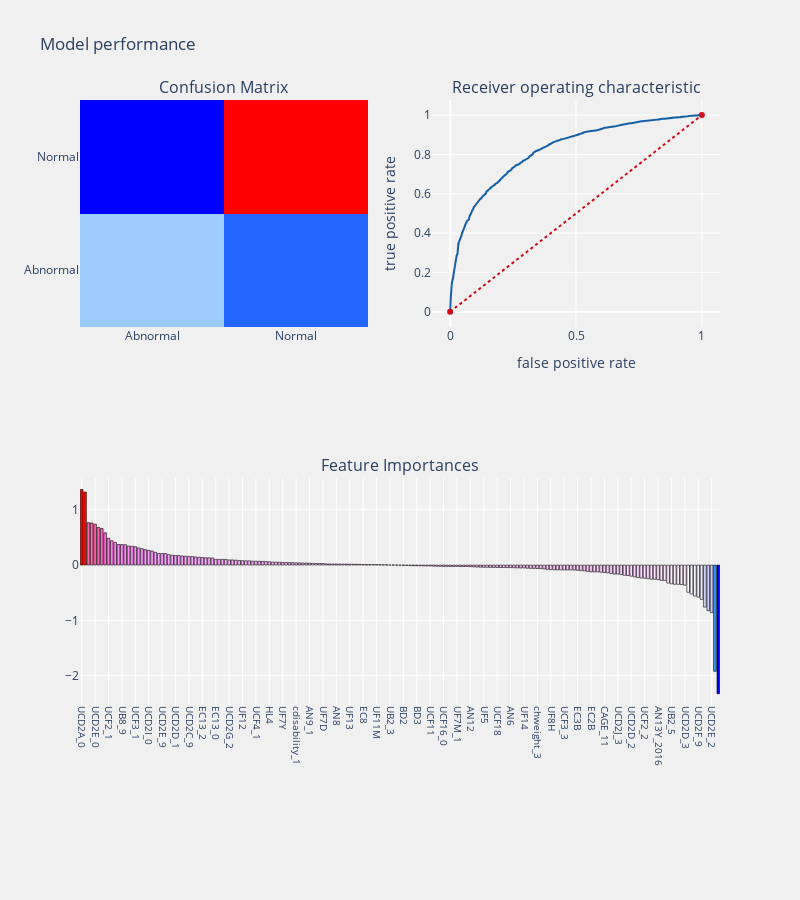

Write notebook code for a chart like this one.
### Code cell
logit  = LogisticRegression(C=1.0, class_weight=None, dual=False, fit_intercept=True,
          intercept_scaling=1, max_iter=100, multi_class='ovr', n_jobs=1,
          penalty='l2', random_state=None, solver='liblinear', tol=0.0001,
          verbose=0, warm_start=False)
child_behavior_prediction(logit,train_X,test_X,
                             train_Y,test_Y,cols,"coefficients",threshold_plot = True)

### Figure 1 — Plotly figure (JSON) as saved in the notebook; plotly's stock layout.template omitted (floating-point values rounded to 4 significant figures; data arrays with more than 128 entries replaced by an {"elided": "..."} marker saying what was removed)
{"data": [{"colorscale": [[0, "rgb(0,0,255)"], [0.1, "rgb(51,153,255)"], [0.2, "rgb(102,204,255)"], [0.3, "rgb(153,204,255)"], [0.4, "rgb(204,204,255)"], [0.5, "rgb(255,255,255)"], [0.6, "rgb(255,204,255)"], [0.7, "rgb(255,153,255)"], [0.8, "rgb(255,102,204)"], [0.9, "rgb(255,102,102)"], [1, "rgb(255,0,0)"]], "name": "matrix", "showscale": false, "type": "heatmap", "x": ["Abnormal", "Normal"], "xaxis": "x", "y": ["Abnormal", "Normal"], "yaxis": "y", "z": [[1492, 856], [679, 3339]]}, {"line": {"color": "rgb(22, 96, 167)", "width": 2}, "name": "Roc : 0.7332224326137152", "type": "scatter", "x": {"elided": "2058 float values"}, "xaxis": "x2", "y": {"elided": "2058 float values"}, "yaxis": "y2"}, {"line": {"color": "rgb(205, 12, 24)", "dash": "dot", "width": 2}, "type": "scatter", "x": [0, 1], "xaxis": "x2", "y": [0, 1], "yaxis": "y2"}, {"marker": {"color": {"elided": "191 float values"}, "colorscale": [[0, "rgb(0,0,255)"], [0.1, "rgb(51,153,255)"], [0.2, "rgb(102,204,255)"], [0.3, "rgb(153,204,255)"], [0.4, "rgb(204,204,255)"], [0.5, "rgb(255,255,255)"], [0.6, "rgb(255,204,255)"], [0.7, "rgb(255,153,255)"], [0.8, "rgb(255,102,204)"], [0.9, "rgb(255,102,102)"], [1, "rgb(255,0,0)"]], "line": {"color": "black", "width": 0.6}}, "name": "coefficients", "type": "bar", "x": {"elided": "191 str values"}, "xaxis": "x3", "y": {"elided": "191 float values"}, "yaxis": "y3"}], "layout": {"annotations": [{"font": {"size": 16}, "showarrow": false, "text": "Confusion Matrix", "x": 0.225, "xanchor": "center", "xref": "paper", "y": 1, "yanchor": "bottom", "yref": "paper"}, {"font": {"size": 16}, "showarrow": false, "text": "Receiver operating characteristic", "x": 0.775, "xanchor": "center", "xref": "paper", "y": 1, "yanchor": "bottom", "yref": "paper"}, {"font": {"size": 16}, "showarrow": false, "text": "Feature Importances", "x": 0.5, "xanchor": "center", "xref": "paper", "y": 0.375, "yanchor": "bottom", "yref": "paper"}], "autosize": false, "height": 900, "margin": {"b": 195}, "paper_bgcolor": "rgba(240,240,240, 0.95)", "plot_bgcolor": "rgba(240,240,240, 0.95)", "showlegend": false, "title": {"text": "Model performance"}, "width": 800, "xaxis": {"anchor": "y", "domain": [0, 0.45]}, "xaxis2": {"anchor": "y2", "domain": [0.55, 1], "title": {"text": "false positive rate"}}, "xaxis3": {"anchor": "y3", "domain": [0, 1], "showgrid": true, "tickangle": 90, "tickfont": {"size": 10}}, "yaxis": {"anchor": "x", "domain": [0.625, 1]}, "yaxis2": {"anchor": "x2", "domain": [0.625, 1], "title": {"text": "true positive rate"}}, "yaxis3": {"anchor": "x3", "domain": [0, 0.375]}}}
